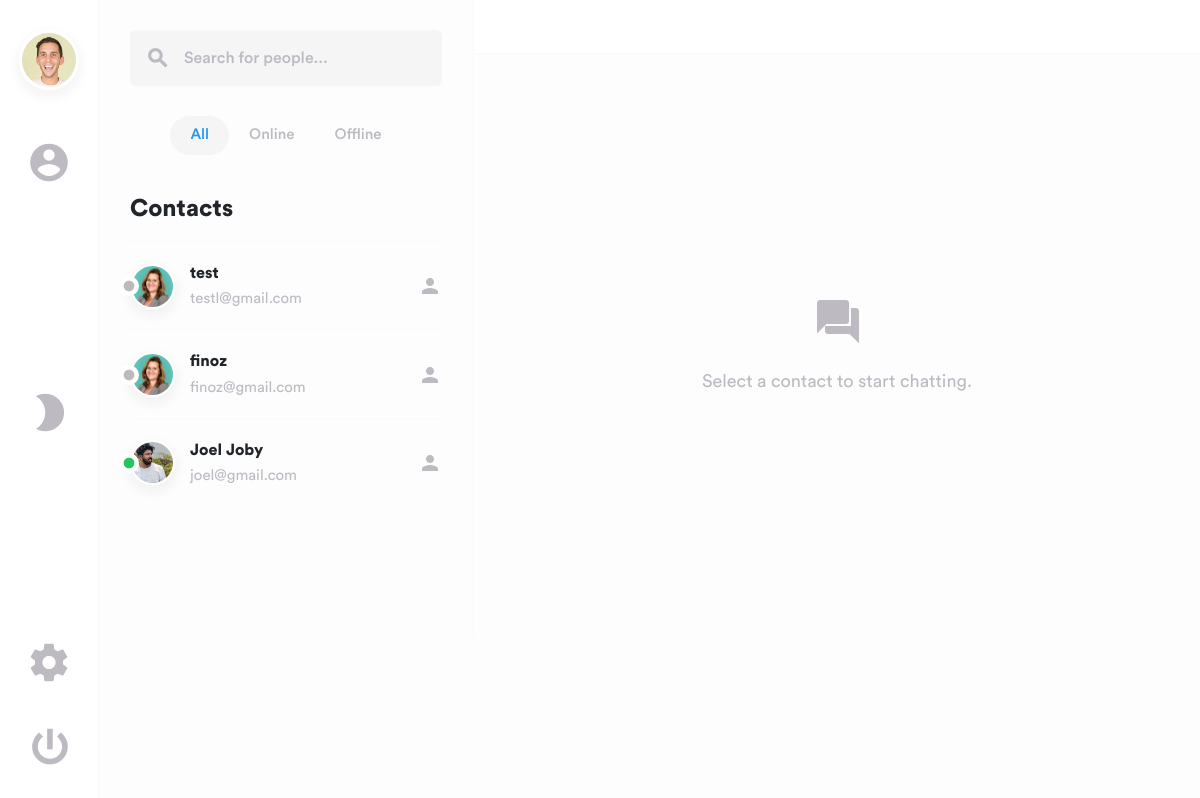
Page /chat/users/ (signed in) on the committed database.
### accounts/models.py (models this page shows, shortened)
class CustomUser(AbstractBaseUser, PermissionsMixin):
    email = models.EmailField(unique=True)
    username = models.CharField(max_length=150, unique=True)
    is_online = models.BooleanField(default=False)
    last_seen = models.DateTimeField(default=timezone.now)
    is_active = models.BooleanField(default=True)
    is_staff = models.BooleanField(default=False)
    date_joined = models.DateTimeField(default=timezone.now)
    profile_picture = models.ImageField(
        upload_to='profile_pics/',
        null=True,
        blank=True,
    )
    objects = CustomUserManager()
    USERNAME_FIELD = 'email'
    REQUIRED_FIELDS = ['username']

### chat/views.py (the view)
# urls.py: path('users/', views.user_list, name='user_list'),
@login_required(login_url='login')
def user_list(request):
    users = list(User.objects.exclude(id=request.user.id))
    _annotate_unread(users, request.user)
    return render(request, 'chat/user_list.html', {'users': users})

### chat/views.py (called while the page is built)
def _annotate_unread(users, current_user):
    counts = dict(
        Message.objects
        .filter(receiver=current_user, is_read=False)
        .values('sender_id')
        .annotate(n=Count('id'))
        .values_list('sender_id', 'n')
    )
    for user in users:
        user.unread_count = counts.get(user.id, 0)
    return users

### chat/templates/chat/user_list.html (shortened to what this page needs)
{% load static %}
<!DOCTYPE html>
<html lang="en">
<head>
    <link href="{% static 'dist/css/lib/bootstrap.min.css' %}" type="text/css" rel="stylesheet">
    <link href="{% static 'dist/css/swipe.min.css' %}" type="text/css" rel="stylesheet">
</head>
<body>
    <main>
        <div class="layout">
            <div class="navigation">
                <div class="container">
                    <div class="inside">
                        <div class="nav nav-tab menu">
                            <button class="btn" id="nav-avatar-btn">
                                <img class="avatar-xl" id="nav-avatar-img"
                                    src="{% if request.user.profile_picture %}{{ request.user.profile_picture.url }}{% else %}{% static 'dist/img/avatars/avatar-male-1.jpg' %}{% endif %}"
                                    alt="avatar">
                            </button>
                            <a href="#members" data-toggle="tab" class="active"><i
                                    class="material-icons">account_circle</i></a>
                            <button class="btn mode f-grow1" id="theme-toggle" title="Toggle dark mode"><i
                                    class="material-icons" id="theme-icon">brightness_2</i></button>
                            <a href="#settings" data-toggle="tab"><i class="material-icons">settings</i></a>
                            <form action="{% url 'logout' %}" method="post" style="display: inline;">
                                <button type="submit" class="btn power" title="Log out"><i
                                        class="material-icons">power_settings_new</i></button>
                            </form>
                        </div>
                    </div>
                </div>
            </div>
            <div class="sidebar" id="sidebar">
                <div class="container">
                    <div class="col-md-12">
                        <div class="tab-content">
                            <div class="tab-pane fade show active" id="members">
                                <div class="search">
                                    <form class="form-inline position-relative">
                                        <input type="search" class="form-control" id="people"
                                            placeholder="Search for people...">
                                        <button type="button" class="btn btn-link loop"><i
                                                class="material-icons">search</i></button>
                                    </form>
                                </div>
                                <div class="list-group sort">
                                    <button class="btn filterMembersBtn active show" data-toggle="list"
                                        data-filter="all">All</button>
                                    <button class="btn filterMembersBtn" data-toggle="list"
                                        data-filter="online">Online</button>
                                    <button class="btn filterMembersBtn" data-toggle="list"
                                        data-filter="offline">Offline</button>
                                </div>
                                <div class="contacts">
                                    <h1>Contacts</h1>
                                    <div class="list-group" id="contacts" role="tablist">
                                        {% for user in users %}
                                        <a href="{% url 'chat:chat_with_user' user.id %}"
                                            class="filterMembers all {% if user.is_online %}online{% else %}offline{% endif %} contact">
                                            <img class="avatar-md"
                                                src="{% if user.profile_picture %}{{ user.profile_picture.url }}{% else %}{% static 'dist/img/avatars/avatar-female-1.jpg' %}{% endif %}"
                                                data-toggle="tooltip" data-placement="top" title="{{ user.username }}"
                                                alt="avatar">
                                            <div class="status">
                                                <i
                                                    class="material-icons {% if user.is_online %}online{% else %}offline{% endif %}">fiber_manual_record</i>
                                            </div>
                                            <div class="data">
                                                <h5>{{ user.username }}</h5>
                                                <p>{{ user.email }}</p>
                                            </div>
                                            <div class="person-add">
                                                <i class="material-icons">person</i>
                                            </div>
                                        </a>
                                        {% empty %}
                                        <p>No other users found.</p>
                                        {% endfor %}
                                    </div>
                                </div>
                            </div>
                        </div>
                    </div>
                </div>
            </div>
            <div class="main">
                <div class="tab-content" id="nav-tabContent">
                    <div class="babble tab-pane fade active show" id="list-chat" role="tabpanel"
                        aria-labelledby="list-chat-list">
                        <div class="chat" id="chat1">
                            <div class="top">
                            </div>
                            <div class="content empty">
                                <div class="container">
                                    <div class="col-md-12">
                                        <div class="no-messages">
                                            <i class="material-icons md-48">forum</i>
                                            <p>Select a contact to start chatting.</p>
                                        </div>
                                    </div>
                                </div>
                            </div>
                        </div>
                    </div>
                </div>
            </div>
        </div>
    </main>
</body>
</html>

### chat/templates/chat/user_list.html (style rules this page uses)
.material-icons.online { color: #22c55e !important; }
.contact .person-add { position: relative; display: flex; align-items: center; gap: 6px; }
body, .navigation, .sidebar, .main, .chat, .top, .content, .bottom, .text, .contacts, .settings, .profile, .category, .title, .form-control, .list-group-item, a, .data h5, .data p, span, .dropdown-menu, .dropdown-item, input, textarea, .search { transition: background-color .25s ease, color .25s ease, border-color .25s ease, box-shadow .25s ease; }

### rows in the picture
CustomUser: username (picture), is_online False (drawn), username "test", email "testl@gmail.com"
CustomUser: is_online False (drawn), username "finoz", email "finoz@gmail.com"
CustomUser: profile_picture (picture), is_online True (drawn), username "Joel Joby", email "joel@gmail.com"
